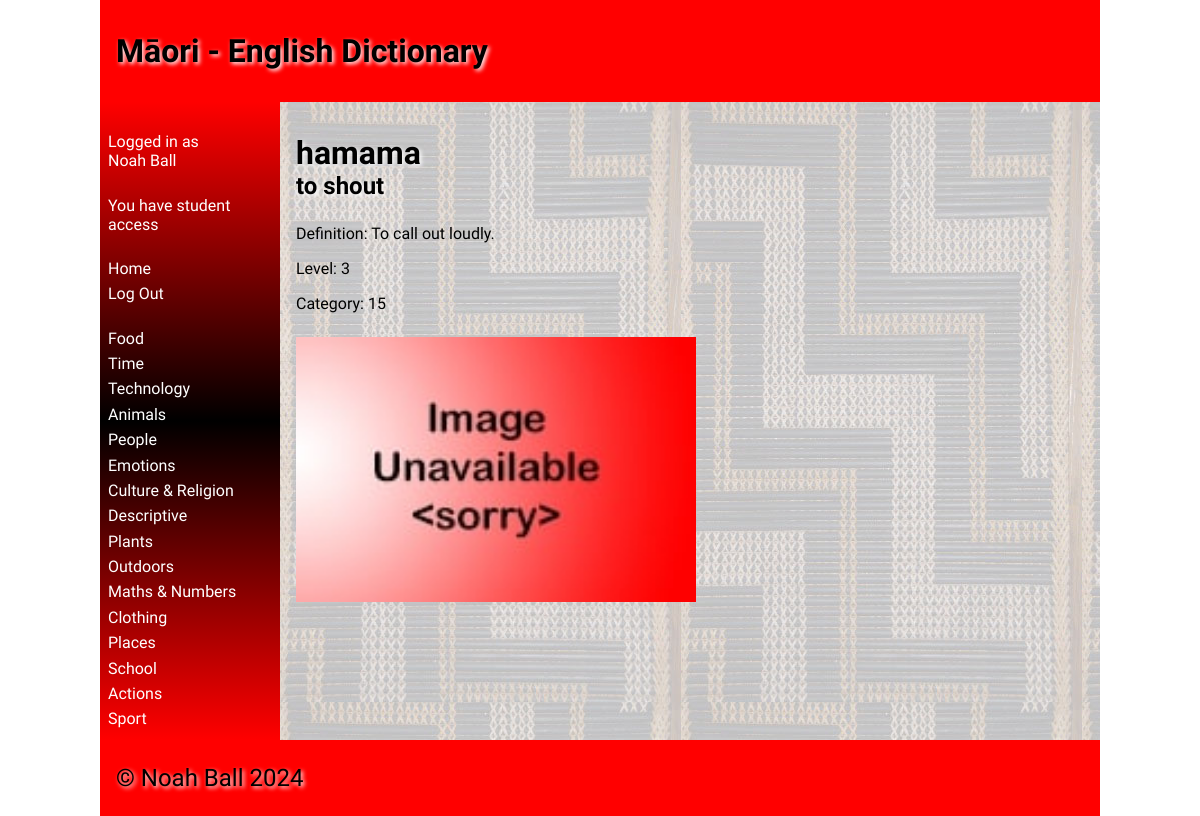
/word/1 (signed in), run on the app's committed database.
### tables this page shows
CREATE TABLE category
(
    id   integer
        constraint category_pk
            primary key autoincrement,
    name varchar(35)
);

CREATE TABLE "word"
(
    id         integer
        constraint word_pk
            primary key autoincrement,
    maori      varchar(35),
    english    varchar(35),
    definition varchar(35),
    level      integer,
    category   integer
        constraint word_category_id_fk
            references category,
    filename   varchar(40)
);

### routes/pages.py (the view)
def word_page(word_id):
    if not helpers.user_authenticated():  # Check if the user is logged in
        return redirect('/login')  # If not, redirect to the login page
    query = "SELECT id, maori, english, definition, level, category, filename FROM word WHERE id = ?"
    conn = db.create_connection(globals.DATABASE_FILE)  # Create a connection to the database
    cur = conn.cursor()  # Create a cursor object
    cur.execute(query, (word_id,))  # Execute the query
    word = cur.fetchone()  # Retrieve the word
    conn.close()  # Close the connection
    categories = helpers.get_categories()  # Retrieve all categories from the database for the sidebar
    return render_template('word.html', word=word, categories=categories)

### lib/db.py (called while the page is built)
def create_connection(db_file):
    try:  # Try/except block to handle exceptions
        connection = sqlite3.connect(db_file)  # Create a connection to the database
        return connection  # Return the connection
    except sqlite3.Error as e:
        print(e)  # Print the error (if one is caught)
    return None

### lib/helpers.py (called while the page is built)
def get_categories():
    query = "SELECT id, name FROM category"
    conn = db.create_connection(globals.DATABASE_FILE)
    cur = conn.cursor()
    cur.execute(query)
    categories = cur.fetchall()
    conn.close()
    return categories

def user_authenticated():
    return 'user_id' in session

### templates/word.html (shortened to what this page needs)
{% extends 'base.html' %}
{% block heading %}Māori - English Dictionary{% endblock %}
{% block main %}
    <div>
        <h1 style="padding-bottom: 0">{{ word[1] }}</h1>
        <h2 style="padding-top: 0">{{ word[2] }}</h2>
        <p>Definition: {{ word[3] }}</p>
        <p>Level: {{ word[4] }}</p>
        <p>Category: {{ word[5] }}</p>
    </div>
    <div>
    <img style="max-height: 400px; max-width: 400px; padding-top: 1rem" src="/static/images/{{ word[6] or "noimage.jpg" }}" alt="{{ word[2] }}">
    </div>
{% endblock %}

### templates/base.html (shortened to what this page needs)
<!doctype html>
<html lang="en">
<head>
    <link href="{{ url_for('static', filename='css/style.css') }}" rel="stylesheet">
</head>
<body>
<div id="container">
    <header>
        <h1>{% block heading %}{% endblock %}</h1>
    </header>
    <nav>
        <ul>
            {% if session["username"] %}
                <li><a>Logged in as<br>{{ session["name"] }}</a></li>
                <br>
                {% if session["user_type"] == 1 %}
                    <li><a>You have student access</a></li>
                {% elif session["user_type"] == 2 %}
                    <li><a>You have teacher access</a></li>
                {% endif %}
                <br>
                <li><a href="/">Home</a></li>
            {% endif %}
            {% if not session["user_id"] %}
                <li><a href="/login">Log In</a></li>
                <li><a href="/signup">Sign Up</a></li>
            {% else %}
                <li><a href="/logout">Log Out</a></li>
            {% endif %}
            <br>
            {% for category in categories %}
                <li><a href="/category/{{ category[0] }}">{{ category[1] }}</a></li>
            {% endfor %}
        </ul>
    </nav>
    <main>
        {% block main %}{% endblock %}
    </main>
    <footer>
        <p>
            &copy; Noah Ball 2024
        </p>
    </footer>
</div>
</body>
</html>

### static/css/style.css (style rules this page uses)
* { font-family: Comfortaa, sans-serif; margin: 0; padding: 0; box-sizing: border-box; }
#container { display: grid; grid-template-columns: 75px auto; grid-template-areas: 'nav header' 'main main' 'footer footer'; }
header { grid-area: header; background-color: #f00; padding: 1rem; }
nav { grid-area: nav; }
main { grid-area: main; padding: 1rem; background-color: #edd; }
h1, h2, h3, h4 { padding: 1rem 0; font-family: 'Suez One', serif; color: #000; text-shadow: 2px 2px 4px #fff; }
p { padding: 0.5rem 0; }
a { color: #222; }
img { width: 100%; }
footer { grid-area: footer; padding: 1rem; background-color: #f00; }
footer p { color: #000; text-shadow: 2px 2px 4px #fff; font-size: 1.5rem; }
@media only screen and (min-width: 768px) { #container { grid-template-columns: 180px auto; grid-template-areas: 'header header' 'nav main' 'footer footer'; } }
@media only screen and (min-width: 768px) { nav { background: linear-gradient(180deg, rgba(255,0,0,1) 0%, rgba(0, 0, 0, 1) 50%, rgba(255,0,0,1) 100%); padding: 0.5rem; } }
@media only screen and (min-width: 768px) { nav ul { list-style: none; } }
@media only screen and (min-width: 768px) { nav li { padding: 0.2rem 0; } }
@media only screen and (min-width: 768px) { nav a { color: #fff; text-decoration: none; } }
@media only screen and (min-width: 768px) { main { background-image: url('/poutama.jpg'); } }
@media only screen and (min-width: 1000px) { #container { width: 1000px; margin: auto; } }

### data on the page
category: name "Food"
category: name "Time"
category: name "Technology"
category: name "Animals"
category: name "People"
category: name "Emotions"
category: name "Culture & Religion"
category: name "Descriptive"
category: name "Plants"
category: name "Outdoors"
category: name "Maths & Numbers"
category: name "Clothing"
category: name "Places"
category: name "School"
category: name "Actions"
category: name "Sport"
word: maori "hamama", english "to shout", definition "To call out loudly.", level "3", category "15"

### other printed values
{{ session["name"] }} "Noah Ball"
